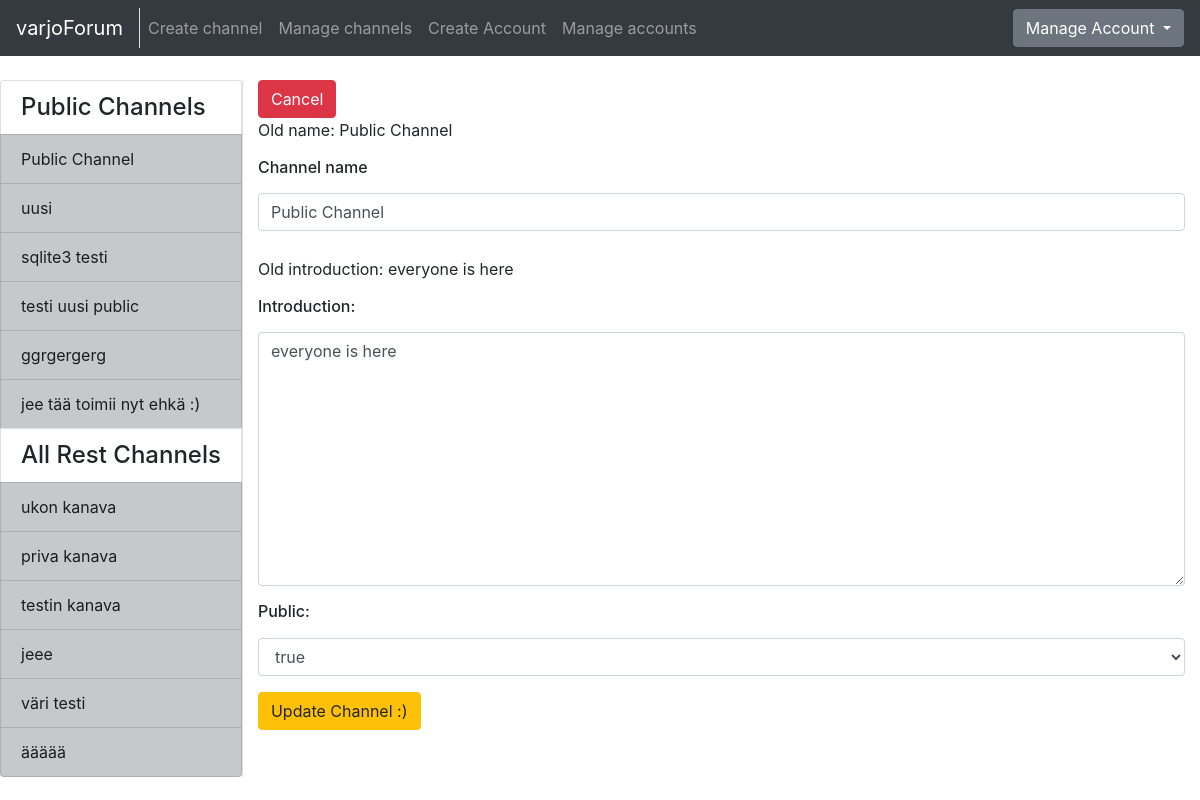
The app's page /channels/1/update/ (signed in) with its own data.
### application/channels/models.py (models this page shows, shortened)
class Channel(Base):
    name = db.Column(db.String(144), nullable=False)
    introduction = db.Column(db.Text, nullable=False)
    master_id = db.Column(db.Integer, nullable=False)
    public = db.Column(db.Boolean, nullable=False)
    messages = db.relationship("Message", backref='Channel', lazy=True)
    accounts = db.relationship('Account', secondary=accounts, lazy='subquery',
        backref=db.backref('channels', lazy=True))
    @staticmethod
    def get_my_channels(account_id):
        stmt = text("SELECT Channel.id, Channel.name, Channel.master_id"
                    " FROM Channel, Account, Accounts"
                    " WHERE Channel.id = Accounts.channel_id"
                    " AND Channel.public = False"
                    " AND Account.id = Accounts.account_id"
                    " AND Account.id = :account_id"
                    " ORDER BY Channel.name").params(account_id=account_id)
        res = db.engine.execute(stmt)
        response = []
        for row in res:
            response.append({"channel_id":row[0], "channel_name":row[1], "master_id":row[2]})
        return response
    @staticmethod
    def get_channels_where_not_in(account_id):
        stmt = text("SELECT channel.id, channel.name, channel.public"
                    " FROM Channel"
                    " WHERE Channel.id NOT IN ("
                        " SELECT Channel.id"
                            " FROM Channel, Account, Accounts"
                            " WHERE Channel.id = Accounts.channel_id"
                            " AND Account.id = Accounts.account_id"
                            " AND Account.id = :account_id"
                            " )").params(account_id=account_id)
        res = db.engine.execute(stmt)
        response = []
        for row in res:
            response.append({"id":row[0], "name":row[1], "public":row[2]})
        return response
    @staticmethod
    def get_all_publics():
        stmt = text("SELECT Channel.id, Channel.name"
                    " FROM Channel"
                    " WHERE Channel.public = True")
        res = db.engine.execute(stmt)
        response = []
        for row in res:
            response.append({"id":row[0], "name":row[1]})
        return response

### application/channels/views.py (the view)
@app.route("/channels/<channel_id>/update/", methods=["GET"])
@login_required
def channel_change(channel_id):
    return render_template("channels/update.html", channel = Channel.query.get(channel_id),
        channelform = ChannelForm(), my_channels=Channel.get_my_channels(current_user.id),
        all_channels=Channel.get_channels_where_not_in(current_user.id),
        public_channels=Channel.get_all_publics())

### application/channels/forms.py
class ChannelForm(FlaskForm):
    name = TextField("Channel name", [validators.Length(min=2), validators.DataRequired()])
    introduction = TextAreaField("Introduction", [validators.Length(min=2), validators.DataRequired()])
    public = SelectField("Public", choices=[('true', 'true'), ('false', 'false')])
    class Meta:
        csrf = False

### application/__init__.py (called while the page is built)
@login_manager.user_loader
def load_user(account_id):
  return Account.query.get(account_id)

### application/templates/channels/update.html (shortened to what this page needs)
{% extends "layout.html" %}
{% block body %}
<div class="row">
  <div class="col">
    <a href="{{ url_for('one_channel_index', channel_id=channel.id, sort='first') }}">
      <button type="submit" class="btn btn-danger">Cancel</button>
    </a>
  </div>
</div>
<div class="row">
  <div class="col">
    <p>Old name: {{ channel.name }}</p>
  </div>
</div>
<div class="row">
  <div class="col">
    <form method="POST" action="{{ url_for('channel_update', channel_id=channel.id) }}" name="channelform">
      <div class="form-group">
        <h6>{{ channelform.name.label }}</h6>
        {{ channelform.name(class="form-control", value=channel.name) }}
        <p style="padding-top: 10px">Old introduction: {{ channel.introduction }}</p>
        <h6 >{{ channelform.introduction.label }}:</h6>
        {% set f = channelform.introduction.process_data(channel.introduction) %}
        {{ channelform.introduction(class="form-control", rows=10) }}
        <h6 >{{ channelform.public.label }}:</h6>
        {{ channelform.public(class="form-control") }}
      </div>
      <button type="submit" class="btn btn-warning" >Update Channel :)</button>
    </form>
  </div>
</div>
{% endblock %}

### application/templates/layout.html (shortened to what this page needs)
<!DOCTYPE html>
  <html>
    <head>
      <link rel="stylesheet" href="https://maxcdn.bootstrapcdn.com/bootstrap/4.0.0/css/bootstrap.min.css">
    </head>
    <body>
      <nav class="navbar navbar-expand-md navbar-dark bg-dark mb-4">
        <div class="border-right">
          <a class="navbar-brand" href="{{ url_for('index') }}">varjoForum</a>
        </div>
        <div class="collapse navbar-collapse" id="navbarCollapse">
          <ul class="navbar-nav mr-auto">
            {% if current_user.is_authenticated %}
              <li class="nav-item">
                <a class="nav-link" href="{{ url_for('channels_create') }}">Create channel</a>
              </li>
            {% endif %}
            {% if current_user.admin == True %}
              <li class="nav-item">
                <a href="{{ url_for('channel_manager') }}" class="nav-link">Manage channels</a>
              </li>
              <li class="nav-item">
                <a href="{{ url_for('account_create') }}" class="nav-link">Create Account</a>
              </li>
              <li class="nav-item">
                <a class="nav-link" href="{{ url_for('account_list') }}">Manage accounts</a>
              </li>
            {% endif %}
          </ul>
            {% if current_user.is_authenticated %}
            <div class="btn-group">
              <button type="button" class="btn btn-secondary dropdown-toggle" data-toggle="dropdown" aria-haspopup="true" aria-expanded="false">
                  Manage Account
              </button>
            </div>
            {% else %}
            <a class="btn btn-success" href="{{ url_for('auth_login') }}">Login</a>
            {% endif %}
        </div>
      </nav>
      <div class="container-fluid" >
        <div class="row">
            <div class="border-right">
              <div class="col-sx" >
                <div style="float: left">
                  <div class="list-group">
                  {% if current_user.is_authenticated %}
                    <h4 class="list-group-item">Public Channels</h4>
                    {% for public in public_channels %}
                      <a href="{{ url_for('one_channel_index', channel_id=public.id, sort='first') }}"
                          class="list-group-item list-group-item-action list-group-item-dark">
                        {{ public.name }}
                      </a>
                    {% endfor %}
                    <h4 class="list-group-item">All Rest Channels</h4>
                {% else %}
                {% if all_channels %}
                <h4 class="list-group-item">All Channels</h4>
                {% endif %}
                {% endif %}
                {% for channel in all_channels %}
                  {% if channel.public == False %}
                  <a href="{{ url_for('one_channel_index', channel_id=channel.id, sort='first') }}"
                      class="list-group-item list-group-item-action list-group-item-dark">
                    {{ channel.name }}
                  </a>
                  {% endif %}
                {% endfor %}
              </div>
              </div>
              </div>
          </div>
          <div class="col">
            {% block body %}{% endblock %}
          </div>
        </div>
    </body>
  </html>

### records on screen
Channel: name "Public Channel", introduction "everyone is here", public "true"
Channel: name "uusi"
Channel: name "sqlite3 testi"
Channel: name "testi uusi public"
Channel: name "ggrgergerg"
Channel: name "jee tää toimii nyt ehkä :)"
Channel: name "ukon kanava"
Channel: name "priva kanava"
Channel: name "testin kanava"
Channel: name "jeee"
Channel: name "väri testi"
Channel: name "äääää"

### other values on screen
{{ channelform.name.label }} "Channel name"
{{ channelform.introduction.label }} "Introduction"
{{ channelform.public.label }} "Public"
